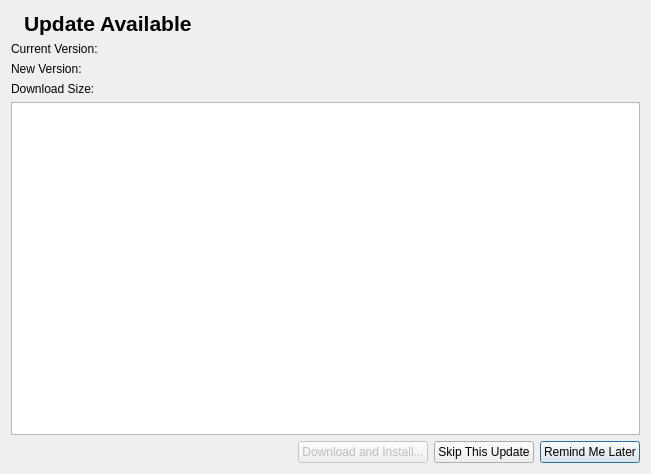
<?xml version="1.0" encoding="UTF-8"?>
<ui version="4.0">
 <class>AutoUpdaterWindow</class>
 <widget class="QWidget" name="AutoUpdaterWindow">
  <property name="geometry">
   <rect>
    <x>0</x>
    <y>0</y>
    <width>651</width>
    <height>474</height>
   </rect>
  </property>
  <property name="windowTitle">
   <string>Automatic Updater</string>
  </property>
  <layout class="QVBoxLayout" name="verticalLayout">
   <item>
    <layout class="QHBoxLayout" name="updateTextLayout" stretch="0,1">
     <item>
      <widget class="QLabel" name="icon">
       <property name="sizePolicy">
        <sizepolicy hsizetype="Minimum" vsizetype="Preferred">
         <horstretch>0</horstretch>
         <verstretch>0</verstretch>
        </sizepolicy>
       </property>
       <property name="text">
        <string/>
       </property>
       <property name="pixmap">
        <pixmap resource="resources/duckstation-qt.qrc">:/icons/UpdateDuck.png</pixmap>
       </property>
      </widget>
     </item>
     <item>
      <widget class="QLabel" name="updateLabel">
       <property name="font">
        <font>
         <pointsize>16</pointsize>
         <bold>true</bold>
        </font>
       </property>
       <property name="text">
        <string>Update Available</string>
       </property>
      </widget>
     </item>
    </layout>
   </item>
   <item>
    <widget class="QLabel" name="currentVersion">
     <property name="text">
      <string>Current Version: </string>
     </property>
    </widget>
   </item>
   <item>
    <widget class="QLabel" name="newVersion">
     <property name="text">
      <string>New Version: </string>
     </property>
    </widget>
   </item>
   <item>
    <widget class="QLabel" name="downloadSize">
     <property name="text">
      <string>Download Size:</string>
     </property>
    </widget>
   </item>
   <item>
    <widget class="QTextBrowser" name="updateNotes"/>
   </item>
   <item>
    <layout class="QHBoxLayout" name="actionButtons">
     <item>
      <spacer name="buttonSpacer">
       <property name="orientation">
        <enum>Qt::Orientation::Horizontal</enum>
       </property>
       <property name="sizeHint" stdset="0">
        <size>
         <width>40</width>
         <height>20</height>
        </size>
       </property>
      </spacer>
     </item>
     <item>
      <widget class="QPushButton" name="downloadAndInstall">
       <property name="enabled">
        <bool>false</bool>
       </property>
       <property name="text">
        <string>Download and Install...</string>
       </property>
      </widget>
     </item>
     <item>
      <widget class="QPushButton" name="skipThisUpdate">
       <property name="text">
        <string>Skip This Update</string>
       </property>
      </widget>
     </item>
     <item>
      <widget class="QPushButton" name="remindMeLater">
       <property name="text">
        <string>Remind Me Later</string>
       </property>
       <property name="default">
        <bool>true</bool>
       </property>
      </widget>
     </item>
    </layout>
   </item>
  </layout>
 </widget>
 <resources>
  <include location="resources/duckstation-qt.qrc"/>
 </resources>
 <connections/>
</ui>
